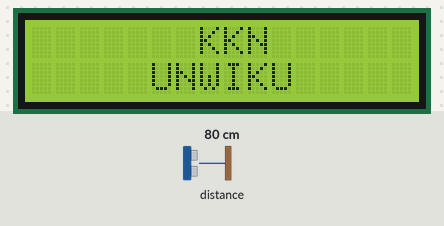
Simulated run of this sketch. Board: Arduino Uno, built with avr-gcc and run on an emulated ATmega328P. On the bench: 16×2 character LCD. The test bench sets the inputs (shaded band); at power-on: distance to the obstacle 80 cm.

Above: at 2.2 s.
At 5.3 s:
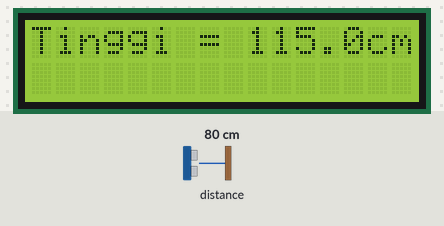
5.4 s: distance to the obstacle set to 2 cm
At 6.2 s:
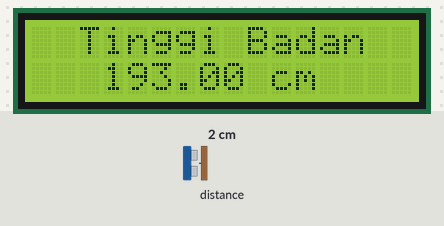
7.2 s: distance to the obstacle set to 4 cm
At 9.3 s:
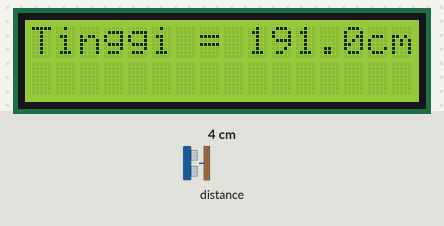
Timing chart, 0 to 10.8 s (numbered marks = the images above; inputs shaded):
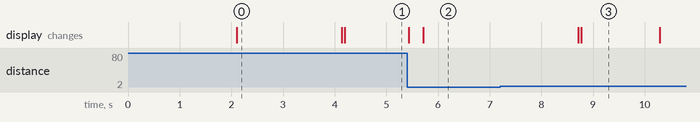

Measured:
- after the input at 5.4 s, the display: first changes at once (image 2 shows a later state)
- what the display in image 0 shows lasts 2.0 s, from 2.1 s to 4.1 s

The sketch:

VL53L0XasRuler.ino
```cpp
#include <Wire.h>
#include <Adafruit_VL53L0X.h>
#include <LiquidCrystal_I2C.h>

// Inisialisasi sensor VL53L0X
Adafruit_VL53L0X lox = Adafruit_VL53L0X();

// Inisialisasi LCD I2C
LiquidCrystal_I2C lcd(0x27, 16, 2);

int count = 0;
int validReadCount = 0;
float lastValidHeight = 0;
float tinggibadan = 0;

void setup() {
  // Inisialisasi LCD
  lcd.init();
  lcd.backlight();

  lcd.clear();
  lcd.setCursor(4, 0);
  lcd.print("POSYANDU");
  lcd.setCursor(1, 1);
  lcd.print("KLEGENWONOSARI");
  delay(2000);

  lcd.clear();
  lcd.setCursor(7, 0);
  lcd.print("KKN");
  lcd.setCursor(5, 1);
  lcd.print("UNWIKU");
  delay(2000);

  //Serial.begin(9600);
  //Serial.println("Starting VL53L0X test");

  lcd.clear();
  lcd.setCursor(0, 0);
  lcd.print("Mengukur tinggi");

  // Inisialisasi sensor VL53L0X
  if (!lox.begin()) {
    //Serial.println(F("Failed to boot VL53L0X"));
    lcd.clear();
    lcd.setCursor(0, 0);
    lcd.print("Sensor gagal");
    while (1);
  }
  //Serial.println(F("VL53L0X Ready"));
  lcd.clear();
  lcd.setCursor(1, 0);
  lcd.print("Siap  Mengukur");
}

void loop() {
  VL53L0X_RangingMeasurementData_t measure;

  lox.rangingTest(&measure, true); // pass in 'true' to get debug data printout!

  if (measure.RangeStatus != 4) {  // jika pengukuran berhasil
    int height = measure.RangeMilliMeter;  // mengukur tinggi dalam milimeter
    float heightCm = height / 10.0;  // konversi ke centimeter

    tinggibadan = 195- heightCm;
    // Tampilkan hasil di Serial Monitor
    Serial.print("Height: "); Serial.print(heightCm); Serial.println(" cm");

    // Tampilkan hasil di LCD
    lcd.clear();
    lcd.setCursor(0, 0);
    lcd.print("Tinggi = ");
    lcd.setCursor(9, 0);
    lcd.print(tinggibadan);
    lcd.setCursor(14, 0);
    lcd.print("cm");
    delay(100);
  }

  if (tinggibadan > 70.0) {
    count++;
  } else {
    count = 0;
  }

  if (count >= 10) {
    holdDisplay(tinggibadan);
    count = 0;
  }
  //delay
}

void holdDisplay(float tinggibadan) {
  lcd.clear();
  lcd.setCursor(2, 0);
  lcd.print("Tinggi Badan");
  lcd.setCursor(3, 1);
  lcd.print(tinggibadan);
  lcd.print(" cm");

  delay(3000);  // Menahan tampilan selama 3 detik
  lcd.clear();
}
```
